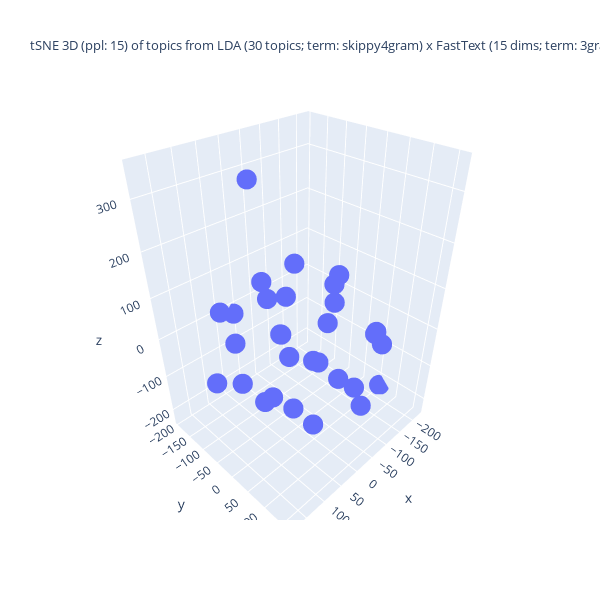

Notebook code for this chart:
### Code cell
%%capture --no-display
## Plotlyを使って tSNE の結果の可視化 (3D)
import numpy as np
import plotly.graph_objects as go
## 変数の指定
d1, d2, d3 = topic_tsne_3d[:,0], topic_tsne_3d[:,1], topic_tsne_3d[:,2]
fig = go.Figure(data = [go.Scatter3d(x = d1, y = d2, z = d3,
                                     mode = 'markers', marker = dict(size = 7)) ])
## 3D 散布図にラベルを追加する処理は未実装
if use_FastText:
    if use_LDA:
        title_val = f"tSNE 3D (ppl: {top_perplexity_val}) of topics from LDA ({n_topics} topics; term: {lda_term_type}) x FastText ({ft_n_dims} dims; term: {ft_term_type}; window: {ft_window_size})"
    else:
        title_val = f"tSNE 3D (ppl: {top_perplexity_val}) of dims under FastText ({n_topics} dims)"
else:
    title_val = f"tSNE 3D (ppl: {top_perplexity_val}) of topics from LDA ({n_topics} topics; term: {lda_term_type})"
#
fig.update_layout(title = dict(text = title_val, font_size = 13),
                  autosize = False, width = 600, height = 600,)
fig.show()

### Figure 1 — Plotly figure (JSON) as saved in the notebook; plotly's stock layout.template omitted (floating-point values rounded to 4 significant figures)
{"data": [{"marker": {"size": 7}, "mode": "markers", "type": "scatter3d", "x": [178.9, -101.9, -72.77, 45.95, 11.49, 85.29, 80.22, -122.2, -18.93, -14.83, -66.08, 159.9, -222.6, 15.84, 9.056, 64.87, 81.35, -168.5, -39.11, -87.41, 87.72, -12.63, -107.3, 97.49, -30.82, 125.1, -21.83, -7.385, 76.13, -179.0], "y": [-33.03, -143.3, 27.93, 0.3202, -194.2, 124.0, -88.93, -31.34, 71.19, 41.79, -97.42, 80.03, 55.84, -0.1652, 153.1, 101.9, -100.1, -44.1, 137.6, 36.1, 17.17, -67.29, 125.6, 24.21, 161.4, -77.93, -32.4, -114.4, -36.61, 57.86], "z": [-12.43, -4.783, 75.86, 46.57, -20.6, -73.37, -117.4, -31.57, 161.9, -34.93, -135.5, 6.962, -227.1, -174.4, -12.04, 55.29, -12.56, 67.07, -105.4, -131.1, -77.48, -22.32, 6.952, 164.0, 99.47, 98.43, 160.2, 89.55, 349.3, -44.04]}], "layout": {"autosize": false, "height": 600, "title": {"font": {"size": 13}, "text": "tSNE 3D (ppl: 15) of topics from LDA (30 topics; term: skippy4gram) x FastText (15 dims; term: 3gram; window: 5)"}, "width": 600}}
